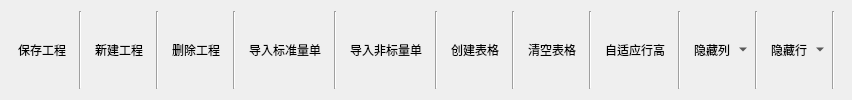
        <widget class="QWidget" name="tab_1">
         <attribute name="title">
          <string>开始</string>
         </attribute>
         <layout class="QHBoxLayout" name="horizontalLayout_8">
          <item>
           <layout class="QHBoxLayout" name="horizontalLayout_4">
            <item>
             <widget class="QToolButton" name="toolButton_save_items">
              <property name="text">
               <string>保存工程</string>
              </property>
              <property name="icon">
               <iconset>
                <normalon>image/保存工程.png</normalon>
               </iconset>
              </property>
              <property name="iconSize">
               <size>
                <width>30</width>
                <height>30</height>
               </size>
              </property>
              <property name="toolButtonStyle">
               <enum>Qt::ToolButtonTextUnderIcon</enum>
              </property>
              <property name="autoRaise">
               <bool>true</bool>
              </property>
             </widget>
            </item>
            <item>
             <widget class="Line" name="line_17">
              <property name="orientation">
               <enum>Qt::Vertical</enum>
              </property>
             </widget>
            </item>
            <item>
             <widget class="QToolButton" name="pushButton_new_item">
              <property name="text">
               <string>新建工程</string>
              </property>
              <property name="icon">
               <iconset>
                <normalon>image/新建工程.png</normalon>
               </iconset>
              </property>
              <property name="iconSize">
               <size>
                <width>30</width>
                <height>30</height>
               </size>
              </property>
              <property name="toolButtonStyle">
               <enum>Qt::ToolButtonTextUnderIcon</enum>
              </property>
              <property name="autoRaise">
               <bool>true</bool>
              </property>
             </widget>
            </item>
            <item>
             <widget class="Line" name="line_8">
              <property name="orientation">
               <enum>Qt::Vertical</enum>
              </property>
             </widget>
            </item>
            <item>
             <widget class="QToolButton" name="pushButton_del">
              <property name="text">
               <string>删除工程</string>
              </property>
              <property name="icon">
               <iconset>
                <normalon>image/删除单位工程.png</normalon>
               </iconset>
              </property>
              <property name="iconSize">
               <size>
                <width>30</width>
                <height>30</height>
               </size>
              </property>
              <property name="toolButtonStyle">
               <enum>Qt::ToolButtonTextUnderIcon</enum>
              </property>
              <property name="autoRaise">
               <bool>true</bool>
              </property>
             </widget>
            </item>
            <item>
             <widget class="Line" name="line_12">
              <property name="orientation">
               <enum>Qt::Vertical</enum>
              </property>
             </widget>
            </item>
            <item>
             <widget class="QToolButton" name="pushButton_Excel">
              <property name="font">
               <font>
                <family>宋体</family>
                <pointsize>9</pointsize>
               </font>
              </property>
              <property name="text">
               <string>导入标准量单</string>
              </property>
              <property name="icon">
               <iconset>
                <normalon>image/exc-logo.png</normalon>
               </iconset>
              </property>
              <property name="iconSize">
               <size>
                <width>30</width>
                <height>30</height>
               </size>
              </property>
              <property name="popupMode">
               <enum>QToolButton::InstantPopup</enum>
              </property>
              <property name="toolButtonStyle">
               <enum>Qt::ToolButtonTextUnderIcon</enum>
              </property>
              <property name="autoRaise">
               <bool>true</bool>
              </property>
             </widget>
            </item>
            <item>
             <widget class="Line" name="line_34">
              <property name="orientation">
               <enum>Qt::Vertical</enum>
              </property>
             </widget>
            </item>
            <item>
             <widget class="QToolButton" name="toolButton_quantity">
              <property name="font">
               <font>
                <family>宋体</family>
                <pointsize>9</pointsize>
               </font>
              </property>
              <property name="text">
               <string>导入非标量单</string>
              </property>
              <property name="icon">
               <iconset>
                <normalon>image/非标工程量.png</normalon>
               </iconset>
              </property>
              <property name="iconSize">
               <size>
                <width>30</width>
                <height>30</height>
               </size>
              </property>
              <property name="toolButtonStyle">
               <enum>Qt::ToolButtonTextUnderIcon</enum>
              </property>
              <property name="autoRaise">
               <bool>true</bool>
              </property>
             </widget>
            </item>
            <item>
             <widget class="Line" name="line_9">
              <property name="orientation">
               <enum>Qt::Vertical</enum>
              </property>
             </widget>
            </item>
            <item>
             <widget class="QToolButton" name="pushButton_create_table">
              <property name="text">
               <string>创建表格</string>
              </property>
              <property name="icon">
               <iconset>
                <normalon>image/创建表格.png</normalon>
               </iconset>
              </property>
              <property name="iconSize">
               <size>
                <width>30</width>
                <height>30</height>
               </size>
              </property>
              <property name="toolButtonStyle">
               <enum>Qt::ToolButtonTextUnderIcon</enum>
              </property>
              <property name="autoRaise">
               <bool>true</bool>
              </property>
             </widget>
            </item>
            <item>
             <widget class="Line" name="line_36">
              <property name="orientation">
               <enum>Qt::Vertical</enum>
              </property>
             </widget>
            </item>
            <item>
             <widget class="QToolButton" name="pushButton_clear_table">
              <property name="text">
               <string>清空表格</string>
              </property>
              <property name="icon">
               <iconset>
                <normalon>image/清空表格.png</normalon>
               </iconset>
              </property>
              <property name="iconSize">
               <size>
                <width>30</width>
                <height>30</height>
               </size>
              </property>
              <property name="toolButtonStyle">
               <enum>Qt::ToolButtonTextUnderIcon</enum>
              </property>
              <property name="autoRaise">
               <bool>true</bool>
              </property>
             </widget>
            </item>
            <item>
             <widget class="Line" name="line_37">
              <property name="orientation">
               <enum>Qt::Vertical</enum>
              </property>
             </widget>
            </item>
            <item>
             <widget class="QToolButton" name="toolButton_row_height">
              <property name="text">
               <string>自适应行高</string>
              </property>
              <property name="icon">
               <iconset>
                <normalon>image/自适应行高.png</normalon>
               </iconset>
              </property>
              <property name="iconSize">
               <size>
                <width>30</width>
                <height>30</height>
               </size>
              </property>
              <property name="toolButtonStyle">
               <enum>Qt::ToolButtonTextUnderIcon</enum>
              </property>
              <property name="autoRaise">
               <bool>true</bool>
              </property>
             </widget>
            </item>
            <item>
             <widget class="Line" name="line_38">
              <property name="orientation">
               <enum>Qt::Vertical</enum>
              </property>
             </widget>
            </item>
            <item>
             <widget class="QToolButton" name="toolButton_hide_column">
              <property name="mouseTracking">
               <bool>true</bool>
              </property>
              <property name="tabletTracking">
               <bool>true</bool>
              </property>
              <property name="contextMenuPolicy">
               <enum>Qt::NoContextMenu</enum>
              </property>
              <property name="text">
               <string>隐藏列</string>
              </property>
              <property name="icon">
               <iconset>
                <normalon>image/隐藏列.png</normalon>
               </iconset>
              </property>
              <property name="iconSize">
               <size>
                <width>30</width>
                <height>30</height>
               </size>
              </property>
              <property name="checkable">
               <bool>false</bool>
              </property>
              <property name="checked">
               <bool>false</bool>
              </property>
              <property name="autoExclusive">
               <bool>false</bool>
              </property>
              <property name="popupMode">
               <enum>QToolButton::MenuButtonPopup</enum>
              </property>
              <property name="toolButtonStyle">
               <enum>Qt::ToolButtonTextUnderIcon</enum>
              </property>
              <property name="autoRaise">
               <bool>true</bool>
              </property>
             </widget>
            </item>
            <item>
             <widget class="Line" name="line_4">
              <property name="orientation">
               <enum>Qt::Vertical</enum>
              </property>
             </widget>
            </item>
            <item>
             <widget class="QToolButton" name="toolButton_hide_rows">
              <property name="text">
               <string>隐藏行</string>
              </property>
              <property name="icon">
               <iconset>
                <normalon>image/隐藏行.png</normalon>
               </iconset>
              </property>
              <property name="iconSize">
               <size>
                <width>30</width>
                <height>30</height>
               </size>
              </property>
              <property name="popupMode">
               <enum>QToolButton::MenuButtonPopup</enum>
              </property>
              <property name="toolButtonStyle">
               <enum>Qt::ToolButtonTextUnderIcon</enum>
              </property>
              <property name="autoRaise">
               <bool>true</bool>
              </property>
             </widget>
            </item>
            <item>
             <widget class="Line" name="line_25">
              <property name="orientation">
               <enum>Qt::Vertical</enum>
              </property>
             </widget>
            </item>
            <item>
             <widget class="Line" name="line">
              <property name="orientation">
               <enum>Qt::Horizontal</enum>
              </property>
             </widget>
            </item>
           </layout>
          </item>
         </layout>
        </widget>
